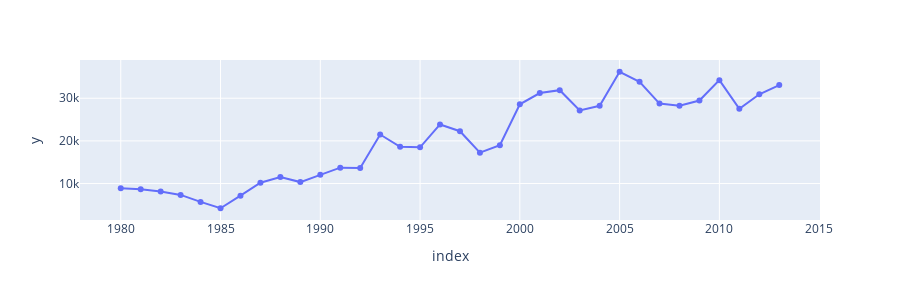

Notebook cell for this chart:
### Code cell
years=list(range(1980,2014))
india_data=df.loc['India',years]
px.line(india_data,x=india_data.index,y=india_data.values,markers=True,height=300)

### Figure 1 — Plotly figure (JSON) as saved in the notebook; plotly's stock layout.template omitted (floating-point values rounded to 4 significant figures)
{"data": [{"hovertemplate": "index=%{x}<br>y=%{y}<extra></extra>", "legendgroup": "", "line": {"color": "#636efa", "dash": "solid"}, "marker": {"symbol": "circle"}, "mode": "lines+markers", "name": "", "orientation": "v", "showlegend": false, "type": "scatter", "x": [1980, 1981, 1982, 1983, 1984, 1985, 1986, 1987, 1988, 1989, 1990, 1991, 1992, 1993, 1994, 1995, 1996, 1997, 1998, 1999, 2000, 2001, 2002, 2003, 2004, 2005, 2006, 2007, 2008, 2009, 2010, 2011, 2012, 2013], "xaxis": "x", "y": [8880, 8670, 8147, 7338, 5704, 4211, 7150, 10189, 11522, 10343, 12041, 13734, 13673, 21496, 18620, 18489, 23859, 22268, 17241, 18974, 28572, 31223, 31889, 27155, 28235, 36210, 33848, 28742, 28261, 29456, 34235, 27509, 30933, 33087], "yaxis": "y"}], "layout": {"height": 300, "legend": {"tracegroupgap": 0}, "margin": {"t": 60}, "xaxis": {"anchor": "y", "domain": [0, 1], "title": {"text": "index"}}, "yaxis": {"anchor": "x", "domain": [0, 1], "title": {"text": "y"}}}}
